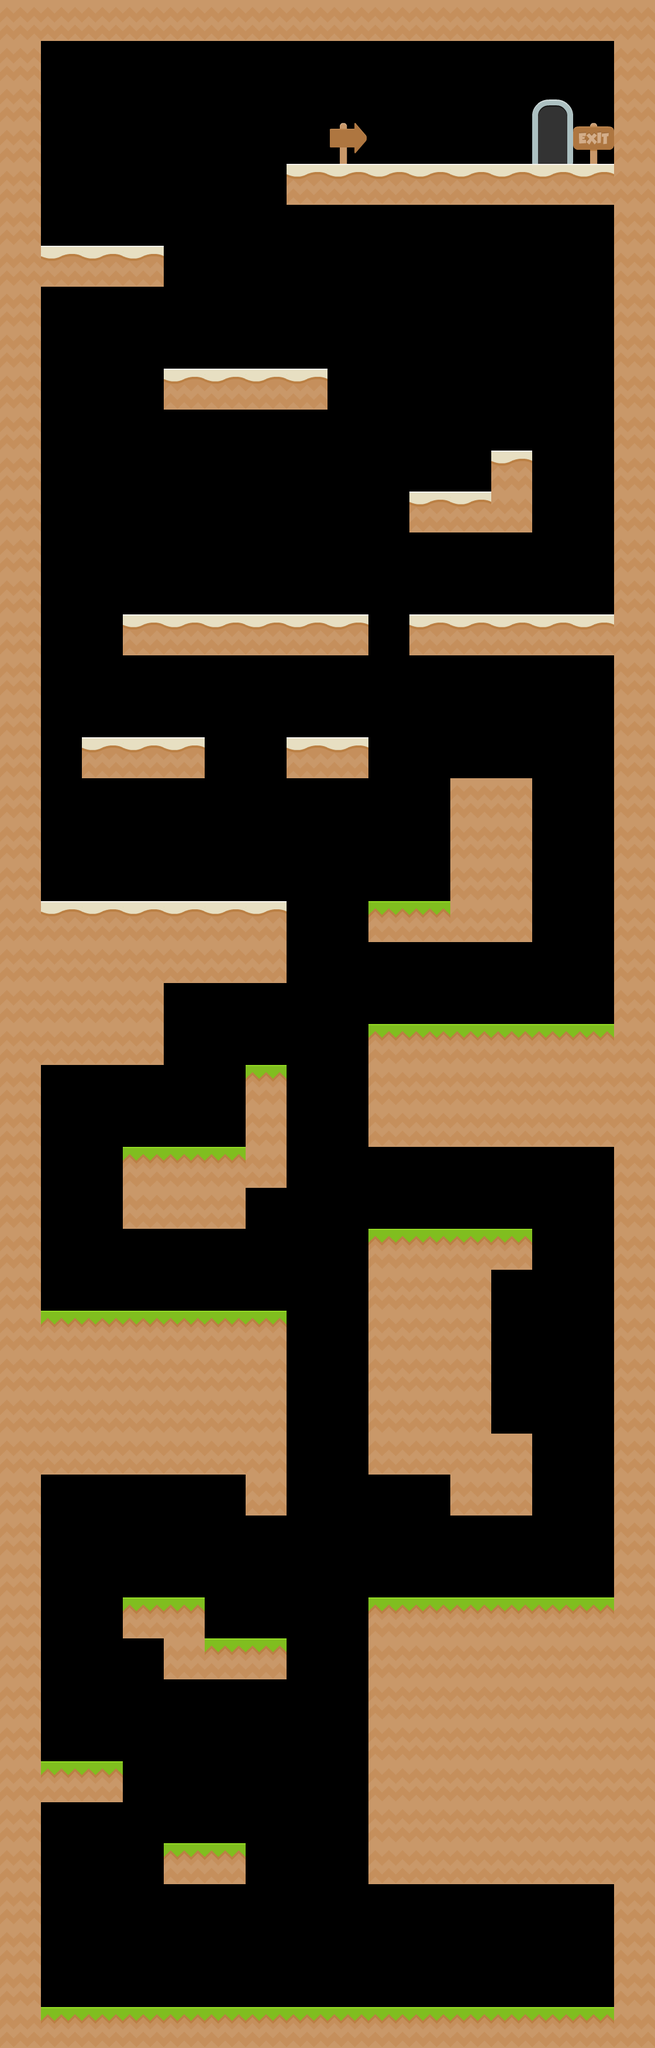

A level layout from a 2D game, rendered from its tile map. Below: a short description, then the map file with tile-grid data replaced by summaries:
An orthogonal 16x50 tile map with 70x70 px tiles, 1 tile layer (Tile Layer 1) and 91 objects (41x wall, 25x platform, 24x loft, door).

<map version="1.0" tiledversion="1.0.1" orientation="orthogonal" renderorder="right-down" width="16" height="50" tilewidth="70" tileheight="70" nextobjectid="203">
 <tileset firstgid="1" name="tiles_spritesheet" tilewidth="70" tileheight="70" spacing="2" tilecount="156" columns="12">
  <image source="tiles_spritesheet.png" width="914" height="936" />
 </tileset>
 <layer name="Tile Layer 1" width="16" height="50">
  <data>[800 cells, 320 non-empty, 7 distinct tile ids]</data>
 </layer>
 <objectgroup name="Object Layer 1">
  <object id="3" type="platform" x="0" y="3430" width="1120" height="70" />
  <object id="6" type="wall" x="0" y="2" width="70" height="3442.25" />
  <object id="20" type="platform" x="0" y="0" width="1120" height="70" />
  <object id="21" type="wall" x="1050" y="0" width="70" height="3446.25" />
  <object id="46" type="door" x="910" y="140" width="70" height="140">
   <properties>
    <property name="nextlevel" value="level4.tmx" />
   </properties>
  </object>
  <object id="111" type="platform" x="490" y="280" width="562.424" height="70" />
  <object id="112" type="loft" x="491.614" y="346.72" width="557.106" height="6.22647" />
  <object id="113" type="wall" x="488.136" y="280.931" width="8.72727" height="68.137" />
  <object id="114" type="platform" x="280" y="3150" width="139.424" height="70" />
  <object id="115" type="platform" x="70" y="3010" width="139.424" height="70" />
  <object id="116" type="platform" x="280" y="2800" width="209.674" height="70" />
  <object id="117" type="platform" x="210" y="2730" width="139.424" height="70" />
  <object id="118" type="platform" x="630" y="2730" width="424.757" height="70" />
  <object id="119" type="platform" x="630" y="2100" width="279.841" height="70" />
  <object id="120" type="platform" x="70" y="2240" width="420.091" height="70" />
  <object id="121" type="platform" x="210" y="1960" width="276.757" height="70" />
  <object id="122" type="platform" x="420" y="1820" width="70.0907" height="70" />
  <object id="123" type="platform" x="630" y="1540" width="139.424" height="70" />
  <object id="124" type="platform" x="630" y="1750" width="420.757" height="70" />
  <object id="125" type="platform" x="490" y="1260" width="139.424" height="70" />
  <object id="126" type="platform" x="770" y="1330" width="139.424" height="70" />
  <object id="127" type="platform" x="70" y="1540" width="419.757" height="70" />
  <object id="128" type="wall" x="419.25" y="1821" width="71.7273" height="208.804" />
  <object id="129" type="wall" x="417.636" y="2241.93" width="73.7273" height="347.137" />
  <object id="130" type="wall" x="628.636" y="2101.1" width="74.2273" height="417.137" />
  <object id="131" type="wall" x="628.288" y="2731.52" width="73.7273" height="485.804" />
  <object id="132" type="wall" x="412.636" y="3150.93" width="7.7273" height="67.887" />
  <object id="133" type="wall" x="278.955" y="3150.74" width="7.7273" height="68.7961" />
  <object id="134" type="wall" x="203.303" y="3010.72" width="7.7273" height="67.887" />
  <object id="135" type="wall" x="483.886" y="2800.56" width="7.7273" height="67.887" />
  <object id="136" type="wall" x="277.636" y="2801.06" width="7.7273" height="67.887" />
  <object id="137" type="wall" x="207.636" y="2731.56" width="7.7273" height="67.887" />
  <object id="138" type="wall" x="343.136" y="2731.56" width="7.7273" height="67.887" />
  <object id="140" type="wall" x="902.75" y="2450.13" width="7.7273" height="139.637" />
  <object id="141" type="wall" x="209.636" y="1960.28" width="7.7273" height="139.387" />
  <object id="142" type="wall" x="274.636" y="1681.06" width="7.7273" height="137.887" />
  <object id="143" type="wall" x="484.136" y="1540.56" width="7.7273" height="137.387" />
  <object id="144" type="wall" x="627.636" y="1751.56" width="7.7273" height="206.887" />
  <object id="145" type="wall" x="628.318" y="1540.78" width="7.7273" height="67.887" />
  <object id="146" type="wall" x="904.47" y="1332.4" width="7.7273" height="275.539" />
  <object id="147" type="wall" x="623.803" y="1260.39" width="7.7273" height="67.887" />
  <object id="148" type="wall" x="487.136" y="1260.39" width="7.7273" height="67.887" />
  <object id="149" type="wall" x="766.636" y="2522.06" width="7.7273" height="67.887" />
  <object id="150" type="wall" x="833.636" y="2169.81" width="7.7273" height="279.387" />
  <object id="151" type="platform" x="770.25" y="2449.38" width="139.424" height="70" />
  <object id="152" type="wall" x="767.106" y="1332.72" width="7.7273" height="205.645" />
  <object id="153" type="loft" x="278.295" y="1675.67" width="210.742" height="6.22647" />
  <object id="155" type="loft" x="212.129" y="2094.89" width="207.242" height="6.22647" />
  <object id="156" type="loft" x="634.129" y="1953.22" width="421.409" height="8.89314" />
  <object id="157" type="loft" x="69.629" y="1815.89" width="210.742" height="6.22647" />
  <object id="158" type="loft" x="631.629" y="1606.89" width="276.742" height="6.22647" />
  <object id="159" type="loft" x="491.212" y="1326.22" width="136.947" height="6.22647" />
  <object id="160" type="loft" x="68.629" y="2517.55" width="349.409" height="6.22647" />
  <object id="161" type="loft" x="769.962" y="2586.89" width="138.197" height="6.22647" />
  <object id="162" type="loft" x="631.129" y="2515.89" width="210.742" height="6.22647" />
  <object id="163" type="loft" x="279.129" y="2866.39" width="210.742" height="6.22647" />
  <object id="164" type="loft" x="211.629" y="2795.39" width="74.742" height="6.22647" />
  <object id="165" type="loft" x="71.129" y="3076.89" width="137.742" height="6.22647" />
  <object id="166" type="loft" x="280.584" y="3214.52" width="139.287" height="6.22647" />
  <object id="167" type="loft" x="630.129" y="3215.14" width="422.742" height="6.22647" />
  <object id="168" type="loft" x="419.038" y="2586.16" width="70.742" height="6.22647" />
  <object id="169" type="wall" x="414.22" y="2030.56" width="7.7273" height="67.5537" />
  <object id="170" type="loft" x="415.796" y="2027.05" width="73.242" height="6.22647" />
  <object id="171" type="loft" x="140.076" y="1326.22" width="210.947" height="6.22647" />
  <object id="172" type="platform" x="140.864" y="1260" width="211.424" height="70" />
  <object id="173" type="wall" x="346.667" y="1260.39" width="7.7273" height="67.887" />
  <object id="174" type="wall" x="138" y="1260.89" width="7.7273" height="67.887" />
  <object id="175" type="loft" x="214.076" y="1116.22" width="416.28" height="5.72647" />
  <object id="176" type="platform" x="212.864" y="1050" width="417.424" height="70" />
  <object id="178" type="wall" x="210" y="1050.39" width="7.7273" height="67.887" />
  <object id="181" type="wall" x="626.667" y="1050.39" width="4.6023" height="67.887" />
  <object id="183" type="loft" x="833.901" y="2165.89" width="74.697" height="5.13556" />
  <object id="184" type="wall" x="1116.67" y="1050.39" width="4.6023" height="67.887" />
  <object id="185" type="wall" x="700" y="1050.39" width="7.7273" height="67.887" />
  <object id="186" type="platform" x="702.864" y="1050" width="417.424" height="70" />
  <object id="187" type="loft" x="704.076" y="1116.22" width="416.28" height="5.72647" />
  <object id="188" type="platform" x="282.864" y="630" width="277.174" height="70" />
  <object id="189" type="wall" x="280" y="630.39" width="7.7273" height="67.887" />
  <object id="190" type="loft" x="284.076" y="696.22" width="275.78" height="5.72647" />
  <object id="191" type="wall" x="554.318" y="631.147" width="7.7273" height="67.887" />
  <object id="192" type="platform" x="2.864" y="420" width="277.174" height="70" />
  <object id="193" type="wall" x="0" y="420.39" width="7.7273" height="67.887" />
  <object id="194" type="loft" x="4.076" y="486.22" width="275.78" height="5.72647" />
  </objectgroup>
</map>
<!-- 8 of 91 objects omitted -->
